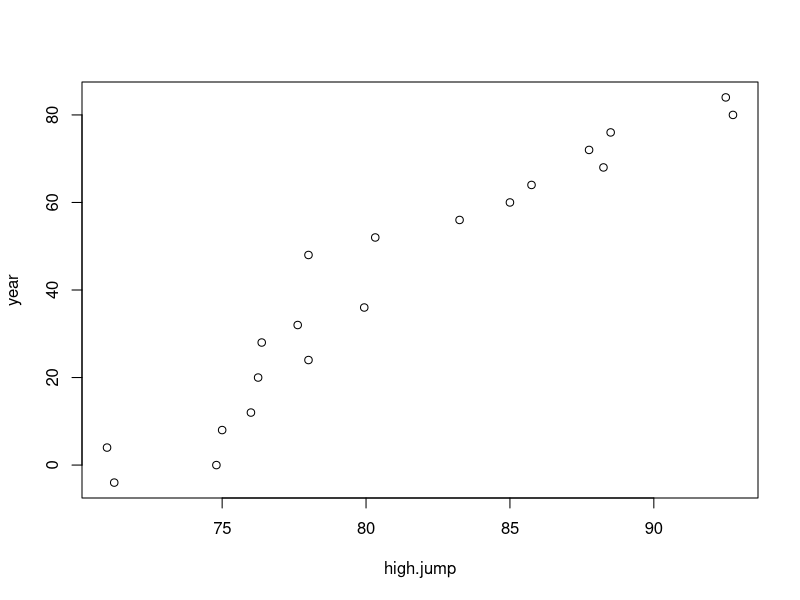
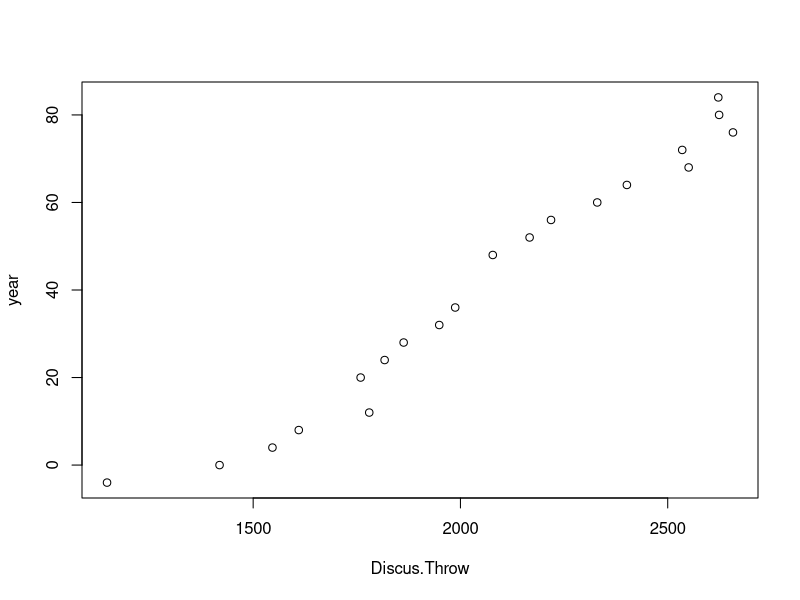
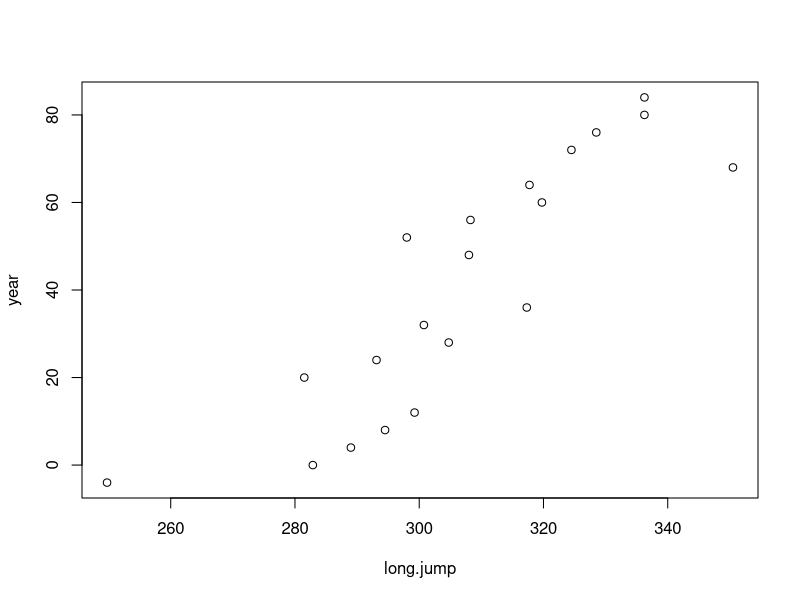

Write the R code that produced these figures, in order.
## ---- chunk 1
## set working directory
require("knitr")
## ---- chunk 2
# Code here
sport=read.table('sport.txt', header = TRUE, sep = "")
plot(year~high.jump,data=sport)
plot(year~Discus.Throw,data=sport)
plot(year~long.jump,data=sport)
## ---- chunk 3
# Code here
fit=lm(long.jump~year,data=sport,subset = sport$year!='68')
summary(fit)
## ---- chunk 4
# Code here
predict(fit,data.frame(year=104),interval='prediction')
